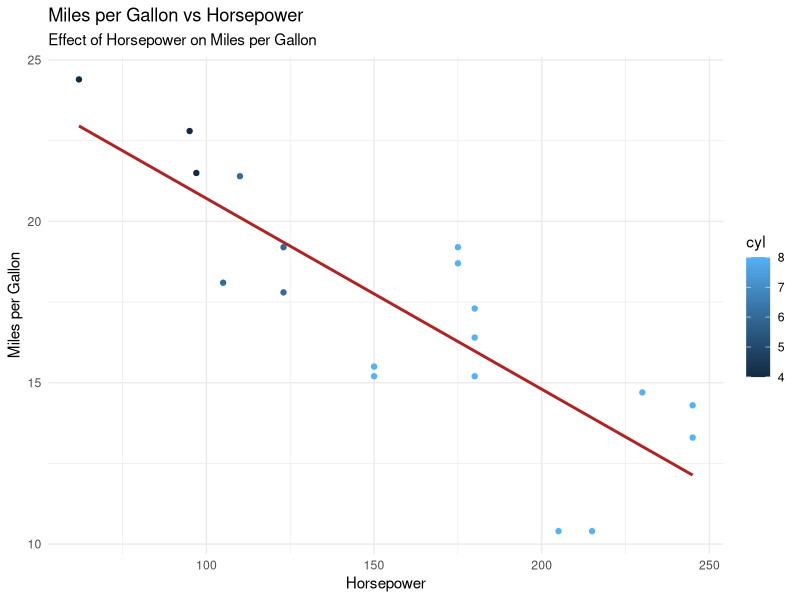
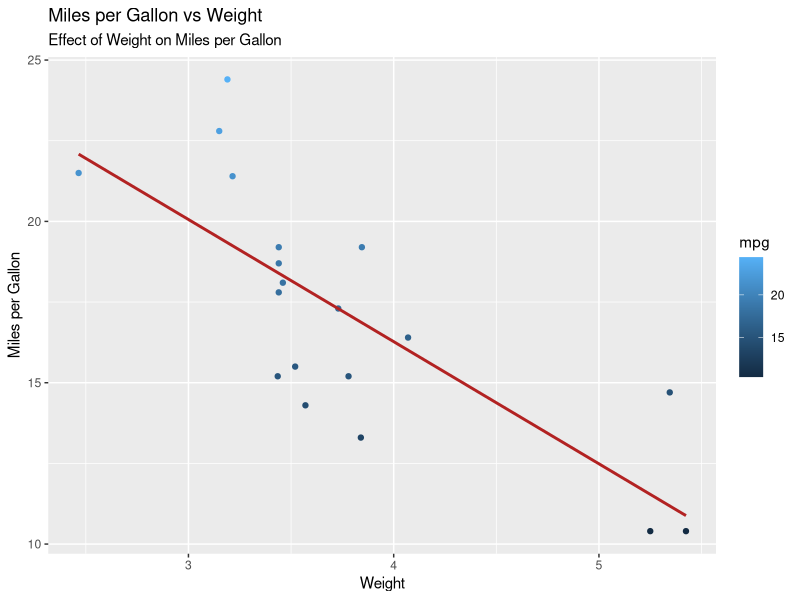
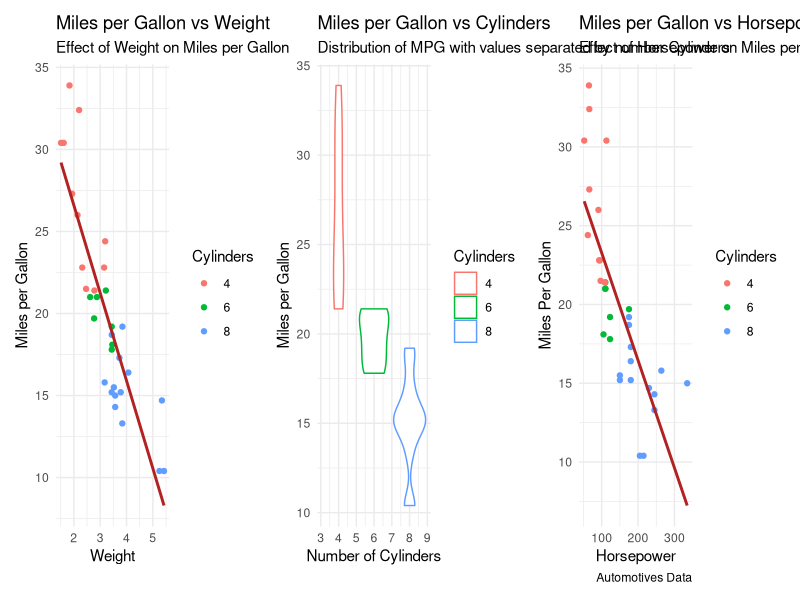
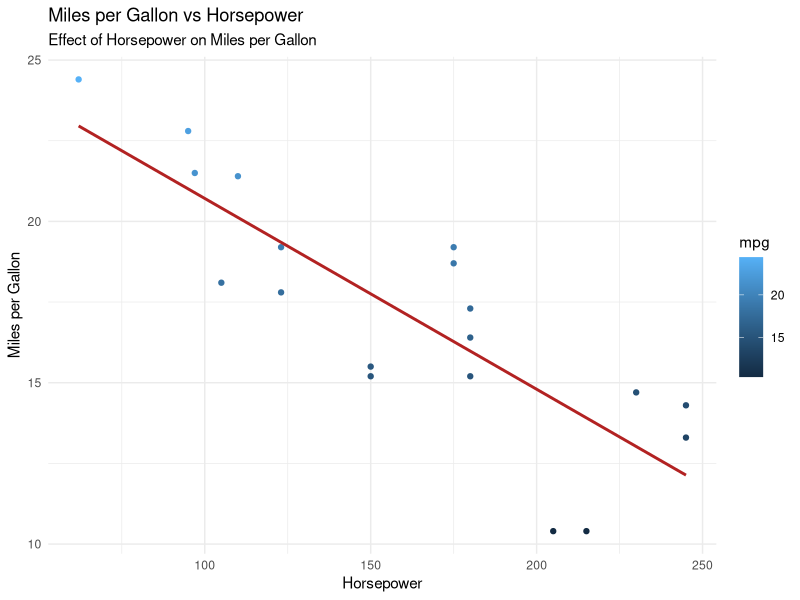
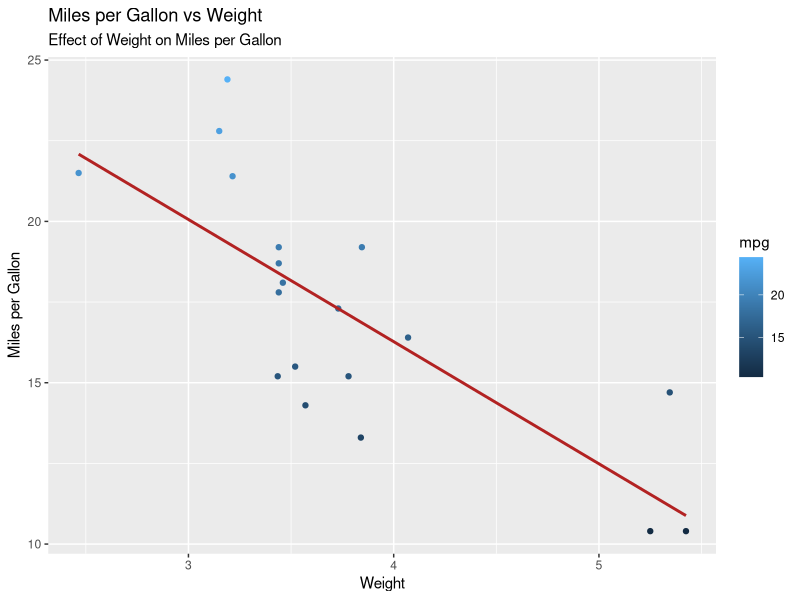
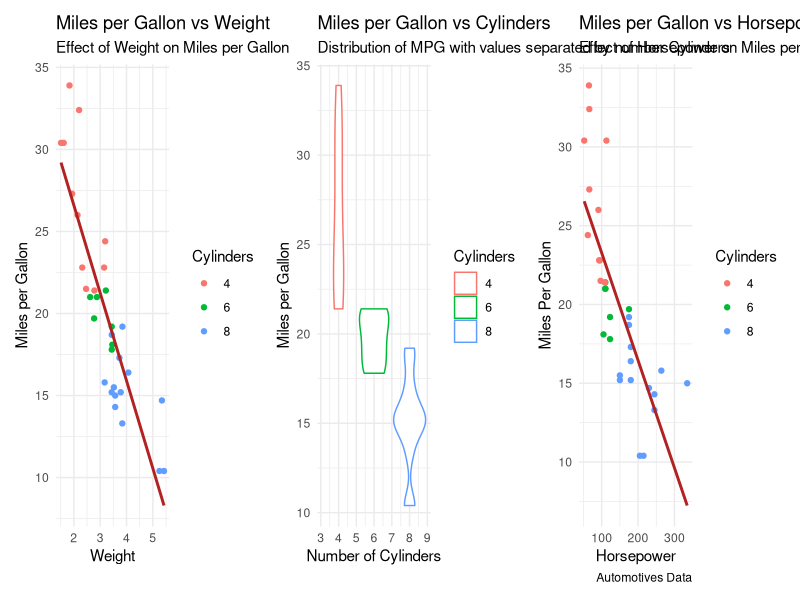

Write R code to recreate these figures, in order.
library(tidyverse)
library(ggplot2)
library(patchwork)
#Load dataset #1
data("mtcars")
str(mtcars)
?mtcars

#subset mtcars #2
auto_transmissions <- mtcars$am %in% 0 
Asubset <- mtcars[auto_transmissions,]

Asubset
#save dataset as csv file #3
?write.csv
write.csv(Asubset,"automatic_mtcars.csv")

#plot effect of hp on mpg #4
#will he want color as mpg or cyl?
ggplot(Asubset, aes(x = hp, y =mpg ))+ 
  geom_point(aes(color= cyl)) +
  labs(title = "Miles per Gallon vs Horsepower",subtitle = "Effect of Horsepower on Miles per Gallon",
       x ="Horsepower", y= "Miles per Gallon")+
  geom_smooth(method = "lm", se= F, color = "firebrick")+
  theme(plot.title = element_text(size=27, face = "italic"))+
  theme_minimal()

#save it as an object 
p <- ggplot(Asubset, aes(x = hp, y =mpg ))+ 
  geom_point(aes(color= mpg)) +
  labs(title = "Miles per Gallon vs Horsepower",subtitle = "Effect of Horsepower on Miles per Gallon",
       x ="Horsepower", y= "Miles per Gallon")+
  geom_smooth(method = "lm", se= F, color = "firebrick")+
  theme(plot.title = element_text(size=27, face = "italic"))+
  theme_minimal()
#create png file #5
ggsave(filename = "mpg_vs_hp_atuo.png",p)
  

#plot effect of weight on mpg #6
  ggplot(Asubset, aes(x=wt, y=mpg))+ 
    geom_point(aes(color=mpg))+
    geom_smooth(method = "lm", se=F, color = "firebrick")+
    labs(title = "Miles per Gallon vs Weight",subtitle = "Effect of Weight on Miles per Gallon",
         x= "Weight", y="Miles per Gallon")
  
  #save as object
  c <-   ggplot(Asubset, aes(x=wt, y=mpg))+ 
    geom_point(aes(color=mpg))+
    geom_smooth(method = "lm", se=F, color = "firebrick")+
    labs(title = "Miles per Gallon vs Weight",subtitle = "Effect of Weight on Miles per Gallon",
         x= "Weight", y="Miles per Gallon")
  #save as tiff image #7
  ggsave(filename = "mpg_vs_wt_audio.tiff",c)
    
  #Subset the original data set #8 
  
  auto_displacement <- mtcars$disp >=200   
  Bsubset <- mtcars[auto_displacement,]

  #make csv file from subset #9
  
  write.csv(Bsubset, "mtcars_max200_displ.csv")

  #include max horsepower from all 3 data sets #10
  mtcars_origin <- max(mtcars$hp)
  mtcars_auto <- max(Asubset$hp)
  mtcars_max200 <- max(Bsubset$hp)

  #11 prints and saves as txt file
  print(c(mtcars_origin, mtcars_auto,mtcars_max200))
#txt file
  txt <- 
  " 
  #calculation for max hp of mtcars 
    mtcars_origin <- max(mtcars$hp)
  
  #Subset for automatic transmissions

    auto_transmissions <- mtcars$am %in% 0
  Asubset <- mtcars[auto_transmissions,]
  
  #calculation for max hp of automatic transmission subset
    mtcars_auto <- max(Asubset$hp)
  
  #Subset for displacement >= 200

    auto_displacement <- mtcars$disp >=200   
  Bsubset <- mtcars[auto_displacement,]
  
  #calculation for max hp of Displacement data 
    mtcars_max200 <- max(Bsubset$hp)
  
  #Print command for the three values obtained
    print(c(mtcars_origin, mtcars_auto,mtcars_max200))"
  
  writeLines(txt, "./hp_maximums.txt")
  
  #12 
  #effect of weight on mpg
  q1 <- ggplot(mtcars, aes(x=wt, y=mpg))+ 
    geom_point(aes(color=as.factor(cyl)))+
    geom_smooth(method = "lm", se=F, color = "firebrick")+
    labs(title = "Miles per Gallon vs Weight", subtitle = "Effect of Weight on Miles per Gallon",
         x= "Weight", y="Miles per Gallon",color = "Cylinders")+
    theme_minimal()
  
  # distributions of mpg for cars, separated/colored by number of cyl
  q2 <- ggplot(mtcars,aes(x=cyl, y=mpg))+
    geom_violin(aes(color = as.factor(cyl)))+
    labs(title = "Miles per Gallon vs Cylinders", 
         subtitle = "Distribution of MPG with values separated by number Cylinders",
         x = "Number of Cylinders", y="Miles per Gallon", color="Cylinders")+
    theme(plot.title = element_text(size = 20),
          plot.subtitle = element_text(face = "italic"))+
    theme_minimal()
  
  #effect of hp on mpg
  q3 <- ggplot(mtcars, aes(x = hp, y =mpg ))+ 
    geom_point(aes(color=as.factor(cyl))) +
    labs(title = "Miles per Gallon vs Horsepower",subtitle = "Effect of Horsepower on Miles per Gallon", 
         caption = "Automotives Data", x= "Horsepower", y="Miles Per Gallon", color = "Cylinders")+
    geom_smooth(method = "lm", se= F, color= "firebrick")+
    theme(plot.title = element_text(size=27, face = "italic"))+
    theme_minimal()
#13 combine all 3 plots into one image
  q1+q2+q3  
#save as a single png image
  
  png(filename = "./combined_mtcars_plot.png",1500,500)
  q1+q2+q3 
  dev.off()
  
  